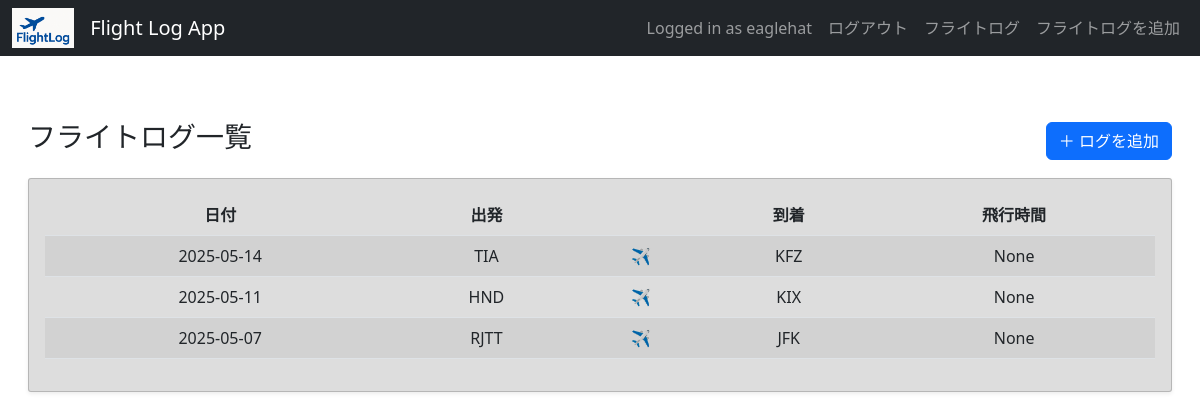
Page / (signed in) on the earlier database version.
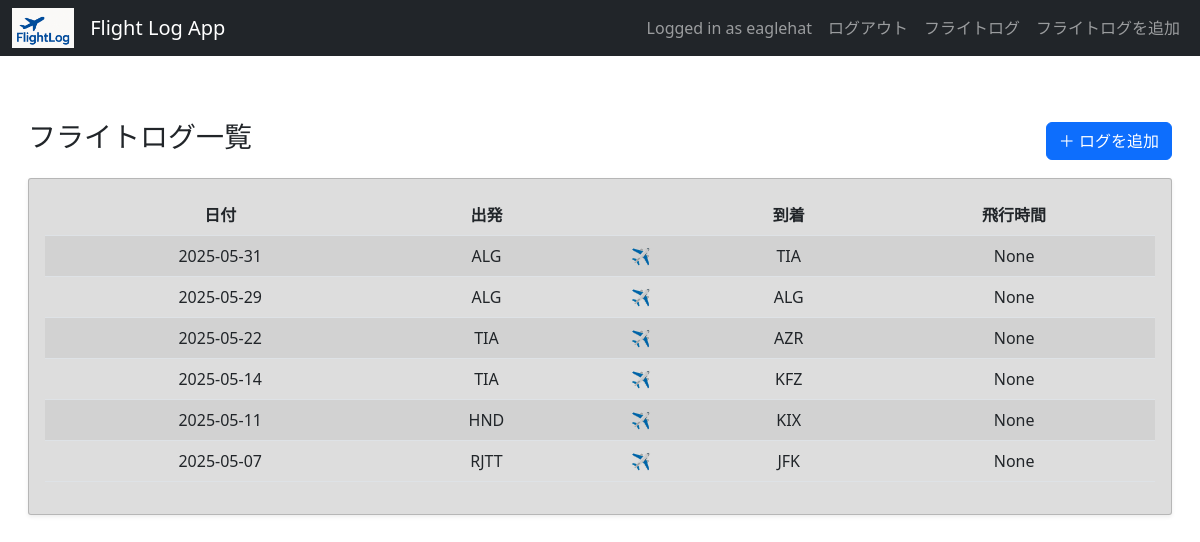
Same page on the later database version.
### flightlog/models.py (models this page shows, shortened)
class FlightLog(models.Model):
    user = models.ForeignKey(User, on_delete=models.CASCADE)
    date = models.DateField()
    departure = models.CharField(max_length=100)
    arrival = models.CharField(max_length=100)
    aircraft_type = models.CharField(max_length=50)
    aircraft_reg = models.CharField(max_length=20, blank=True)
    notes = models.TextField(blank=True)
    image = models.ImageField(upload_to='flight_images/', blank=True, null=True)
    airline = models.CharField(max_length=50, blank=True)  # 航空会社
    flight_number = models.CharField(max_length=20, blank=True)  # 便名
    seat_class = models.CharField(max_length=20, blank=True)  # クラス (例: Economy)
    seat_number = models.CharField(max_length=10, blank=True)  # 座席番号
    departure_gate = models.CharField(max_length=10, blank=True)
    departure_spot = models.CharField(max_length=10, blank=True)
    arrival_gate = models.CharField(max_length=10, blank=True)
    arrival_spot = models.CharField(max_length=10, blank=True)
    scheduled_departure = models.DateTimeField(blank=True, null=True)
    scheduled_arrival = models.DateTimeField(blank=True, null=True)
    actual_departure = models.DateTimeField(blank=True, null=True)
    actual_arrival = models.DateTimeField(blank=True, null=True)
    takeoff_time = models.DateTimeField(blank=True, null=True)
    landing_time = models.DateTimeField(blank=True, null=True)
    takeoff_runway = models.CharField(max_length=10, blank=True)
    landing_runway = models.CharField(max_length=10, blank=True)
    flight_level = models.IntegerField(null=True, blank=True)
    total_time = models.DurationField(null=True, blank=True)
    flight_miles = models.IntegerField(null=True, blank=True)

### flightlog/views.py (the view)
# urls.py: path('', views.log_list, name='log_list'),
@login_required
def log_list(request):
    logs = FlightLog.objects.filter(user=request.user).order_by('-date')
    return render(request, 'flightlog/log_list.html', {'logs': logs})

### flightlog/templatetags/custom_filters.py (called while the page is built)
@register.filter(name='extract_iata')
def extract_iata(value):
    if value:
        parts = value.split('/')
        if parts:
            return parts[0]
    return value  # 返す値がない場合、そのまま返す

### flightlog/templates/flightlog/log_list.html
{% extends 'base.html' %}
{% load custom_filters %}
{% block content %}
<div class="container-fluid mt-5 p-3">
  <div class="d-flex justify-content-between align-items-center mb-3">
    <h2 class="fs-3">フライトログ一覧</h2>
    <a href="{% url 'add_log' %}" class="btn btn-primary fs-6">＋ ログを追加</a>
  </div>
  <div class="card shadow-sm">
    <div class="card-body">
      <div class="table-responsive">
        <table class="table table-striped table-hover">
          <thead class="thead-light">
            <tr>
              <th class="text-center text-nowrap">日付</th>
              <th class="text-center text-nowrap">出発</th>
              <th class="text-center text-nowrap"></th>
              <th class="text-center text-nowrap">到着</th>
              <th class="text-center text-nowrap">飛行時間</th>
            </tr>
          </thead>
          <tbody>
            {% for log in logs %}
            <tr>
            <td class="text-center text-nowrap">{{ log.date|date:"Y-m-d" }}</td>
            <td class="text-center text-nowrap">{{ log.departure|extract_iata }}</td>
            <td class="text-center text-nowrap"> ✈ </td>
            <td class="text-center text-nowrap">{{ log.arrival|extract_iata }}</td>
            <td class="text-center text-nowrap">{{ log.total_time }}</td>
            </tr>
            {% empty %}
            <tr>
              <td colspan="5" class="text-center">フライトログはまだ登録されていません。</td>
            </tr>
            {% endfor %}
          </tbody>
        </table>
      </div>
    </div>
  </div>
</div>
{% endblock %}

Differences in the rows shown:
added FlightLog: date "2025-05-31", departure|extract_iata "ALG", arrival|extract_iata "TIA", total_time "None"
added FlightLog: date "2025-05-29", departure|extract_iata "ALG", arrival|extract_iata "ALG", total_time "None"
added FlightLog: date "2025-05-22", departure|extract_iata "TIA", arrival|extract_iata "AZR", total_time "None"
